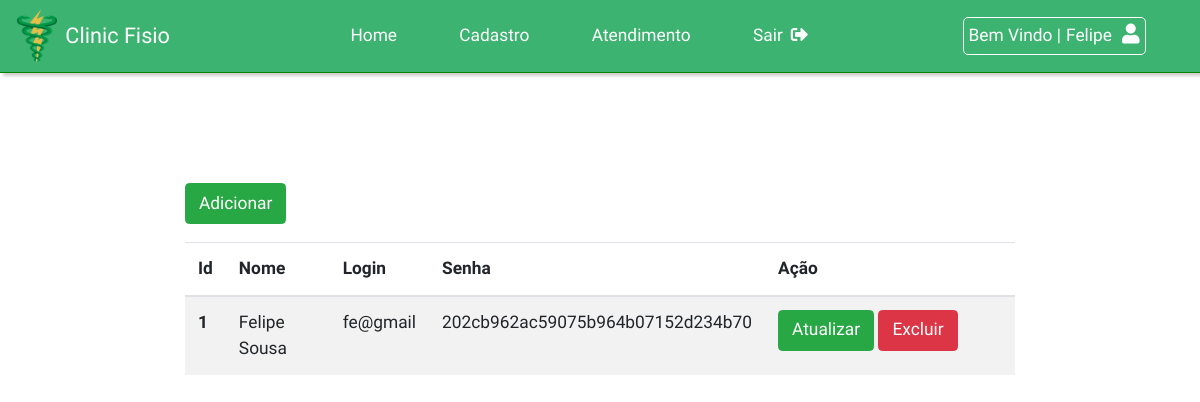
Screenshot of /Telas/ListarAlunos.php (signed in) with the database file from the repository.
### tables this page shows
CREATE TABLE IF NOT EXISTS ALUNO( 
  IDALUNO INT(11) AUTO_INCREMENT PRIMARY KEY, 
  NOMEALUNO VARCHAR(255) NOT NULL, 
  DATANASCALUNO DATE NOT NULL, 
  SEXOALUNO VARCHAR(255) NOT NULL,
  RGALUNO VARCHAR(255) NOT NULL, 
  CPFALUNO VARCHAR(255) NOT NULL, 
  ESTADOCIVILALUNO VARCHAR(255) NOT NULL,
  ENDERECOALUNO VARCHAR(255) NOT NULL, 
  BAIRROALUNO VARCHAR(255) NOT NULL,
  CIDADEALUNO VARCHAR(255) NOT NULL, 
  PROFISSAOALUNO VARCHAR(255) NOT NULL,
  TELEFONEALUNO VARCHAR(255) NOT NULL, 
  MATRICULAALUNO VARCHAR(255) NOT NULL,
  LOGIN VARCHAR(255) NOT NULL,
  SENHA VARCHAR(255) NOT NULL
 );

### Util/daoGenerico.php (called while the page is built, shortened)
<?php
class daoGenerico{
  public $error = false;
  private $pdo;
 function __construct(){
      try{
        $this->pdo = new PDO("mysql:host=localhost;dbname=fisio;charset=utf8",'root','');
      }catch(PDOException $e){
        $this->error = true;
        $this->error($e->getMessage());
      }
  }
    public function getDados($sql,$fetchAll){
     if($this->error != true){
        try {
          $stm = $this->pdo->prepare($sql);
          if($stm->execute()){
              if($fetchAll):
                $dados = $stm->fetchAll(PDO::FETCH_OBJ);
              else:
                $dados = $stm->fetch(PDO::FETCH_OBJ);
              endif;
                if(!empty($dados)){
                  return $dados;
                }else{
                  return null;
                }
          }else{
              return null;
          }
        }catch (PDOException $e) {
          echo "Erro: " . $e->getMessage();
        }
      }
   }
}
?>

### Telas/ListarAlunos.php (the view, shortened to what this page needs)
<!DOCTYPE html>
<html lang="pt-br">
<head>
    <link rel="stylesheet" href="https://maxcdn.bootstrapcdn.com/bootstrap/4.0.0/css/bootstrap.min.css">
    <link rel="stylesheet" href="https://use.fontawesome.com/releases/v5.8.2/css/all.css">
    <link rel="stylesheet" href="../bootstrap/css/bootstrap.min.css">
    <link rel="stylesheet" type="text/css" href="../css/styleListarAlunos.css">
    <link rel="stylesheet"  type="text/css"  href="../css/styleMenu.css">
</head>
<body>
    <?php include_once '../Util/Menu.php'; ?>
      <div class="container">
            <div class="row">
                <p>
                    <a href="../Telas/CadastroUsuario.php" class="btn btn-success">Adicionar</a>
                </p>
                <table class="table table-striped">
                    <thead>
                        <tr>
                            <th scope="col">Id</th>
                            <th scope="col">Nome</th>
                            <th scope="col">Login</th>
                            <th scope="col">Senha</th>
                            <th scope="col">Ação</th>
                        </tr>
                    </thead>
                    <tbody>
                        <?php
                        require '../Util/daoGenerico.php';
                        $dao = new daoGenerico();
                        $sql = 'SELECT * FROM ALUNO ORDER BY IDALUNO ASC';
                        $dados = $dao->getDados($sql,true);
                        foreach($dados as $row){
                            echo '<tr>';
			                echo '<th scope="row">'. $row->IDALUNO . '</th>';
                            echo '<td>'. $row->NOMEALUNO . '</td>';
                            echo '<td>'. $row->LOGIN . '</td>';
                            echo '<td>'. $row->SENHA . '</td>';
                            echo '<td width=250>';
                            echo '<a class="btn btn-success" href="../Telas/CadastroAluno.php?id='.$row->IDALUNO.'">Atualizar</a>';
                            echo '<a class="btn btn-danger" href="../Telas/ListarAlunos.php?id='.$row->IDALUNO.'">Excluir</button>';
                            echo '</td>';
                            echo '</tr>';
                        }
                        ?>
                    </tbody>
                </table>
           </div>
      </div>
</body>
</html>

### css/styleListarAlunos.css (style rules this page uses)
* { padding: 0; margin: 0; font-family: 'Abel', sans-serif; user-select: none; font-size: 13pt; }
.container { transform: translateY(60px); margin: 0 auto; padding: 5px; width: 810px; transition: .3s; }

### css/styleMenu.css (style rules this page uses)
.container { padding-top: 50px; }

### rows the page displays
aluno: IDALUNO "1", NOMEALUNO "Felipe Sousa", LOGIN "fe@gmail", SENHA "202cb962ac59075b964b07152d234b70"

### other values shown
explode(' ',$logado)[0] "Felipe"
